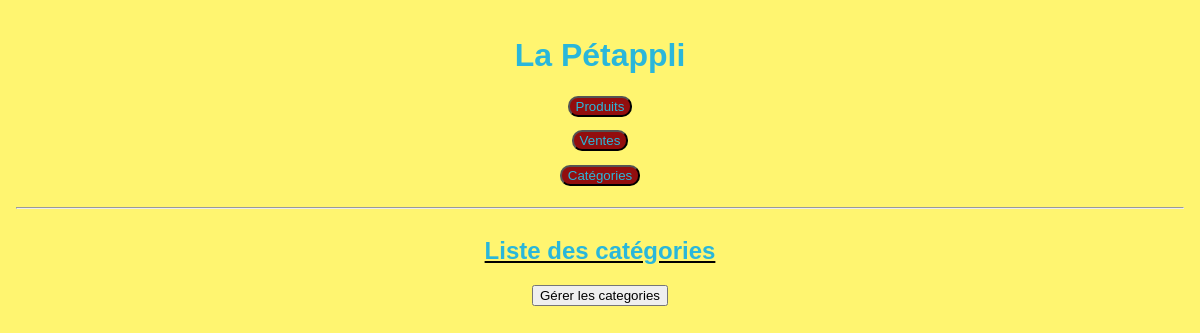
The app's page /index.php?page=categories, older data.
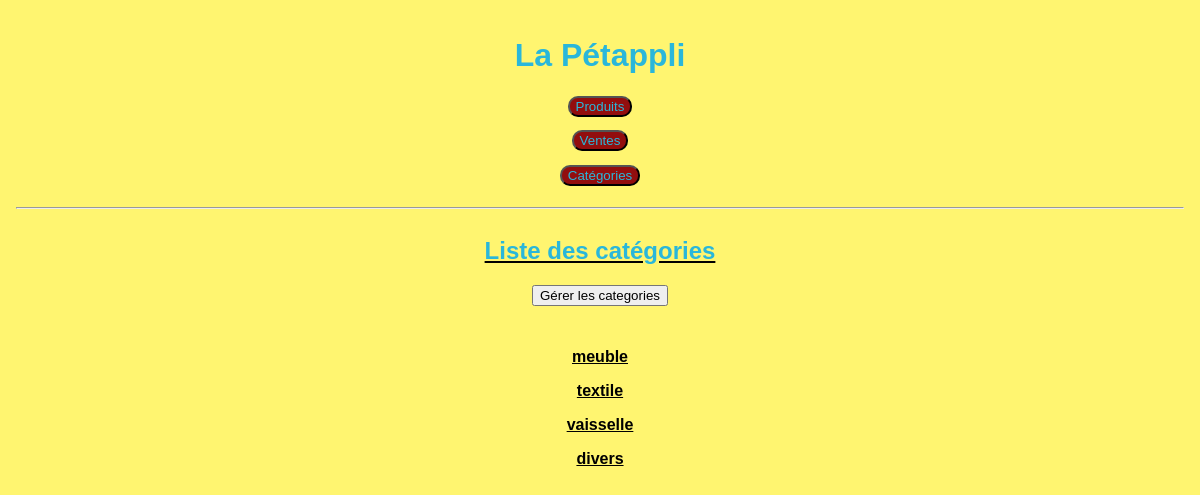
The same page, newer data.
### tables this page shows
CREATE TABLE `categories` (
  `id_categorie` int(11) NOT NULL AUTO_INCREMENT,
  `nom_categorie` varchar(50) NOT NULL,
  PRIMARY KEY (`id_categorie`)
);

### controllers/categorie.controller.php (called while the page is built, shortened)
<?php
require ('model/CategorieManager.php');
class CategorieController{
    public function listCategories(){
        $categorieManager = new CategorieManager();
        $reponse = $categorieManager->getCategories();
        require ('views/categorie.view.php');
    }
}

### model/CategorieManager.php (called while the page is built, shortened)
<?php
class CategorieManager extends Manager{
    public function getCategories(){
        $bd = $this->connexion();
        $reponse = $bd->query('SELECT * FROM categories');
        return $reponse;
    }
}

### views/categorie.view.php (the view, shortened to what this page needs)
<u><h2>Liste des catégories</h2></u>
<a  href='index.php?page=gestionCategories'><button class="ajout">Gérer les categories</button></a>
<?php
    while($categories = $reponse->fetch()) {
?>
    <p>
        <b><u><?= $categories['nom_categorie'] ?></u></b> <br/>
    </p>
<?php
    }
    require('base.view.php');
?>

Row changes from the older to the newer data that the page shows:
added categories: nom_categorie "meuble"
added categories: nom_categorie "textile"
added categories: nom_categorie "vaisselle"
added categories: nom_categorie "divers"
